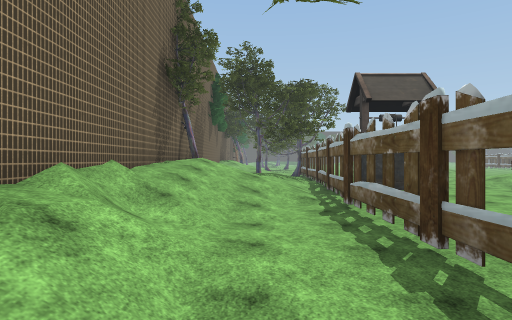
[1] (above)

24 first-person views from a walk through a scene from a Unity 3-D project. The camera is 1.5 m above the floor, looks level and sees 75° across. The floor is counted in squares, 2 m on a side. Each view is taken from the middle of a square. On the plan, view 1 faces up. The plan holds only what a view shows up to about 11 squares ahead; the rest is blank. The place goes on beyond the plan. The player is left out. Some surface patterns are stand-ins.

[2]
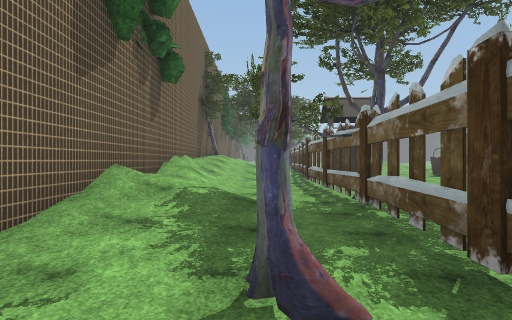

[3]
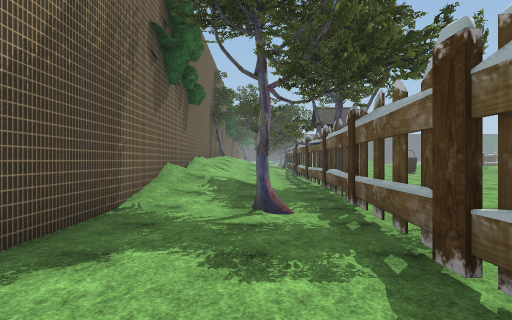

[4]
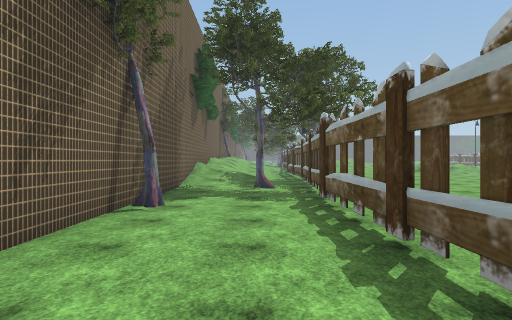

[5]
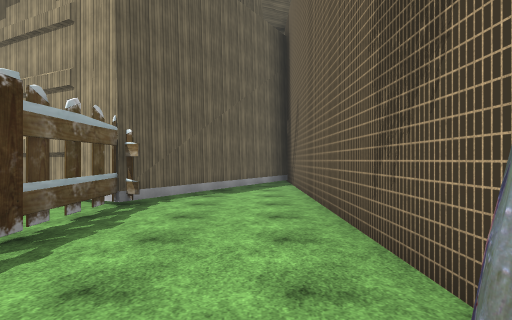

[6]
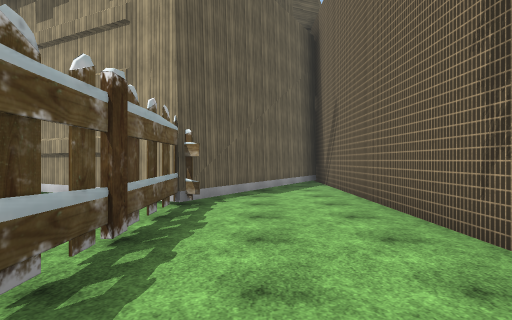

[7]
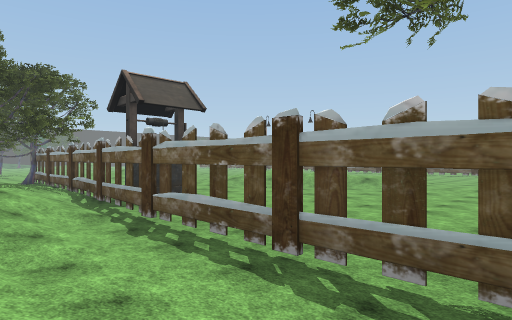

[8]
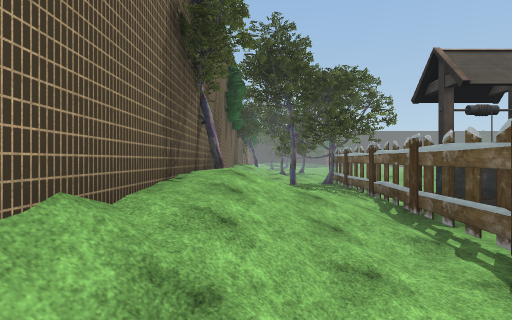

[9]
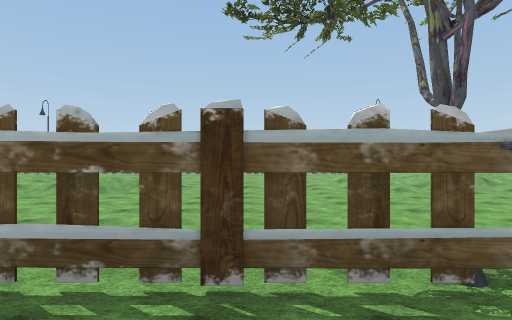

[10]
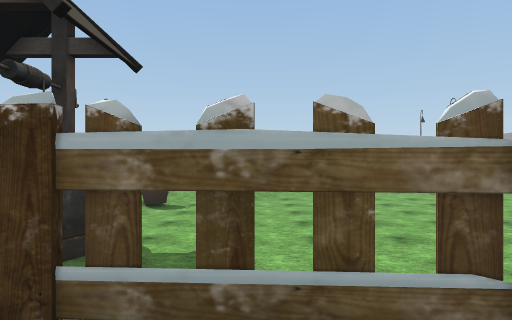

[11]
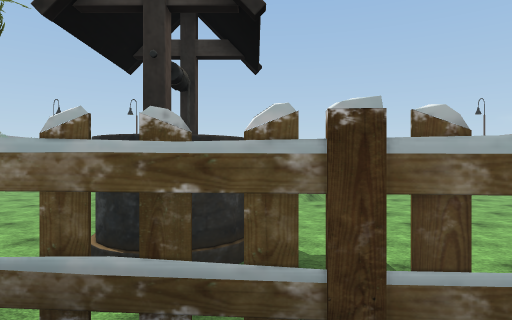

[12]
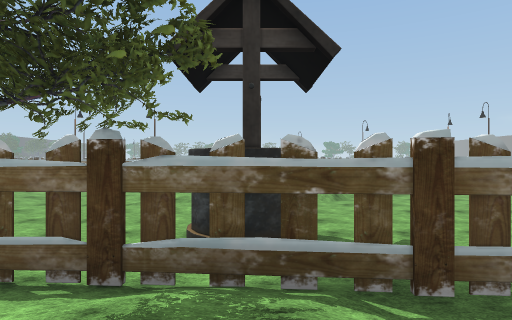

[13]
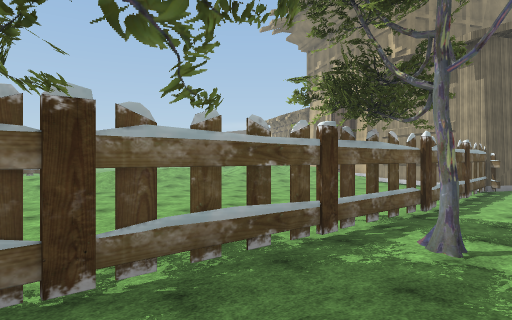

[14]
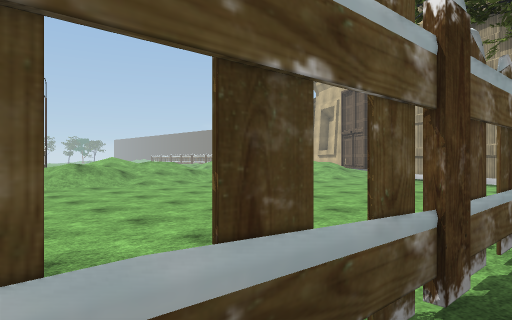

[15]
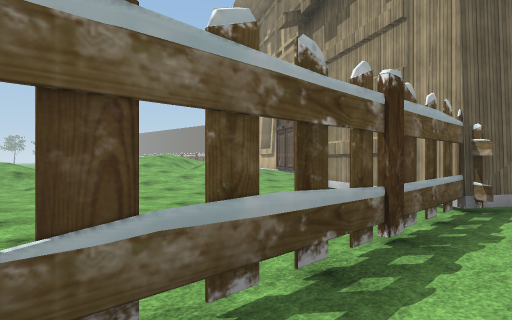

[16]
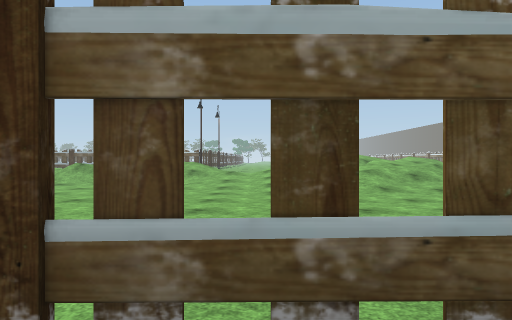

[17]
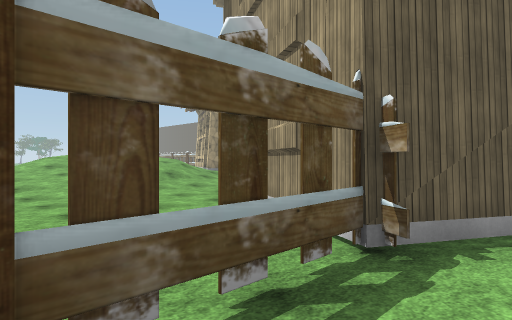

[18]
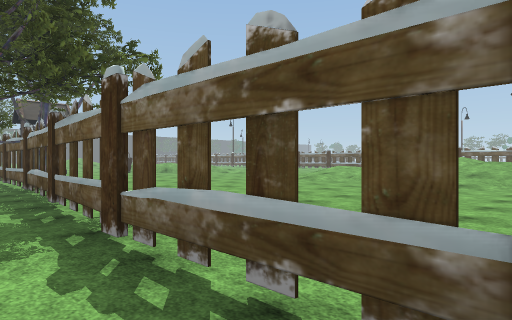

[19]
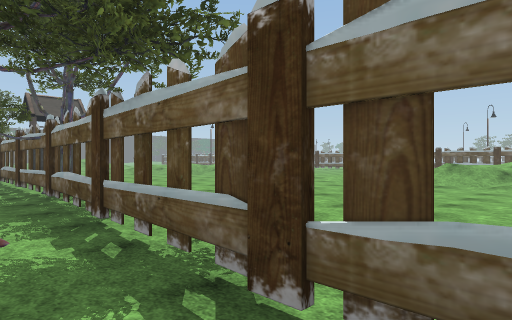

[20]
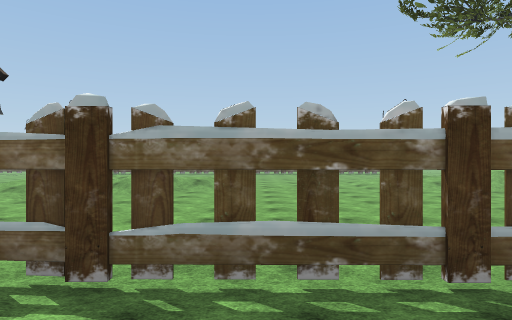

[21]
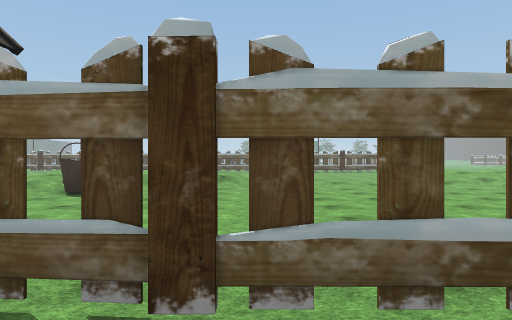

[22]
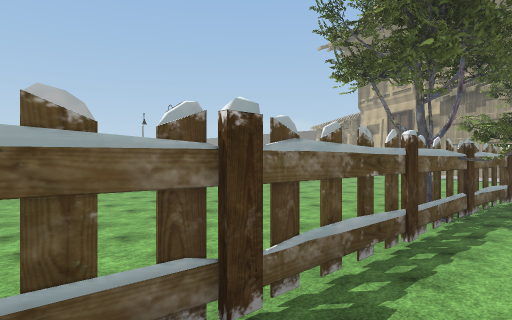

[23]
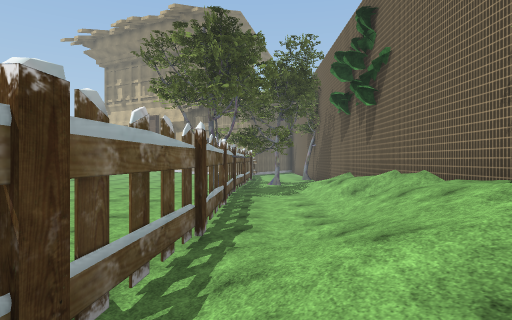

[24]
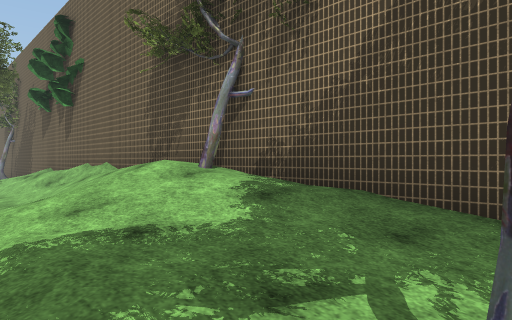

### Floor plan
Key: @ floor where view 1 was taken; # wall or solid block; . main floor; : floor 0.75 m higher than the main floor; / step, stairs or slope; T tree; B bucket; O other object.
Columns run from 2 left of view 1 to 13 right of it. Each row starts with its distance up from view 1.
 13 #/T/#.....///
 12 #///#.OO..//:
 11 #///#.OO..BB/
 10 #///#.OO..B./
  9 T///#......./
  8 #///#.......//
  7 #///#......../
  6 #//.#......../
  5 #//.#.........
  4 #//.#.........
  3 #/..#......../
  2 #/..#.........
  1 #/..T........
  0 #/@.#.........
 -1 #//.#........//
 -2 #/..#.......///
 -3 #.T##........//
 -4 #..#.........///
 -5 #..#.........///
 -6 #..#........////
 -7 T..#........///
 -8 #..#........///
 -9 #..#........//
-10 #..#.......///
-11 #..#....../////
-12 #..##...../////
-13 #..####...///
-14 #.##  ## .////
-15 #.#      .////
-16 ###        //

Positions as (right, up) in squares from view 1, and headings:
1: (0, 0), facing up
2: (0, -5), facing up
3: (0, -8), facing up
4: (0, -12), facing up
5: (-1, -6), facing down
6: (0, -6), facing down
7: (-1, 1), facing up-right
8: (-1, 3), facing up
9: (-1, 3), facing right
10: (0, 8), facing right
11: (0, 10), facing right
12: (-1, 11), facing right
13: (-1, 1), facing down-right
14: (1, -1), facing down-right
15: (0, -6), facing down-right
16: (0, -10), facing right
17: (0, -9), facing down-right
18: (0, -9), facing up-right
19: (0, -7), facing up-right
20: (-1, 5), facing right
21: (0, 6), facing right
22: (0, 8), facing down-right
23: (1, 11), facing down
24: (1, 13), facing down-left
